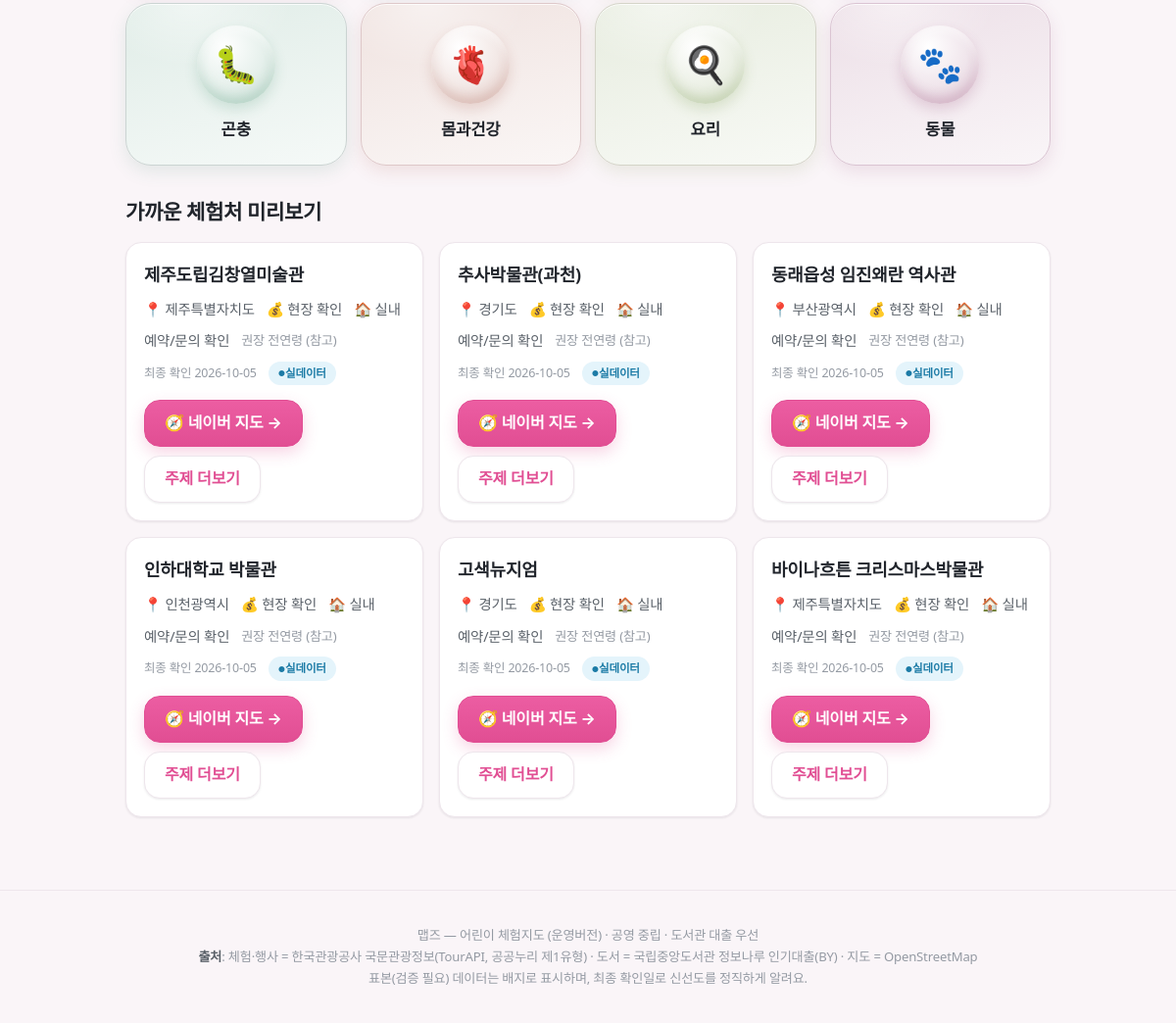
Before: / (lower part) with the older database file.
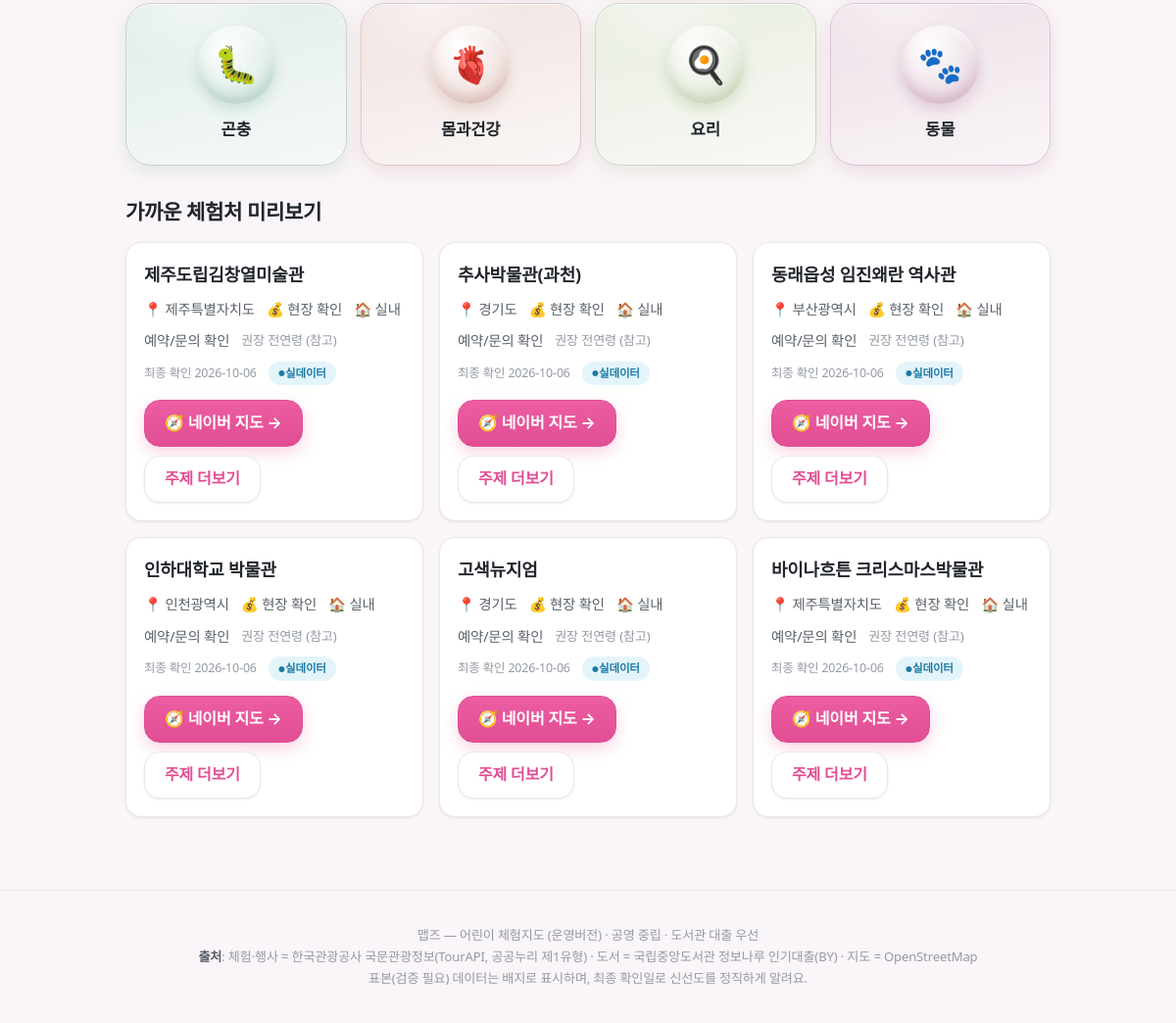
After: the same page with the newer database file.
### tables this page shows
CREATE TABLE experience(id TEXT PRIMARY KEY, name TEXT, type TEXT, topic_tags TEXT,
  verb_tags TEXT, lat REAL, lng REAL, region TEXT, period_start TEXT, period_end TEXT,
  hours TEXT, age_note TEXT, duration_min INT, cost TEXT, reservation_url TEXT,
  indoor INT, parking TEXT, stroller TEXT, crowd_note TEXT, related_books TEXT,
  tel TEXT, image TEXT, source TEXT, is_seed INT, last_verified TEXT, status TEXT);

### app/main.py (the view)
@app.get("/", response_class=HTMLResponse)
def page_search(request: Request, q: str = "", indoor: int = 0, free: int = 0, region: str = "", week: int = 0):
    af = bool(q or indoor or free or region or week)
    if af:
        d = api_search(q=q, indoor=indoor, free=free, region=region); results = d["results"]
        if week: results = [x for x in results if x["type"] == "상설시설" or (x["period_start"] and x["period_start"] <= _plus_days(7))]
    else: results = []
    con = db(); preview = [exp_row(r) for r in con.execute(f"SELECT * FROM experience WHERE {FRESH} AND type='상설시설' LIMIT 6", (today(),))]; con.close()
    return templates.TemplateResponse(request, "search.html", {"topics": [TOPICS[t] for t in TOPICS], "results": results,
        "query": q, "f": {"indoor": indoor, "free": free, "region": region, "week": week}, "active_filter": af,
        "preview": preview, "today": today(), "active": "search"})

### app/templates/search.html (shortened to what this page needs)
{% extends "base.html" %}
{% import "macros.html" as m %}
{% block content %}
<div class="tiles">
{% for t in topics %}
<a class="tile" href="/topic/{{ t.id }}" style="--tc:{{ t.color }}"><span class="emoji">{{ t.emoji }}</span><span class="label">{{ t.name }}</span></a>
{% endfor %}
</div>
{% if active_filter %}
<h2 class="section-title">{% if query %}"{{ query }}" {% endif %}검색 결과 ({{ results|length }}건)
{% if f.indoor or f.free or f.week or f.region %}<span class="age"> · 필터: {{ '실내 ' if f.indoor }}{{ '무료 ' if f.free }}{{ '이번주 ' if f.week }}{{ f.region }}</span>{% endif %}</h2>
<div class="cards">
{% for x in results %}{{ m.exp_card(x) }}{% endfor %}
{% if results|length == 0 %}<p class="hint">딱 맞는 곳이 없어요. 위 그림 타일에서 둘러보는 건 어때요?</p>{% endif %}
</div>
{% else %}
<h2 class="section-title">가까운 체험처 미리보기</h2>
<div class="cards">{% for x in preview %}{{ m.exp_card(x) }}{% endfor %}</div>
{% endif %}
{% endblock %}

### app/templates/macros.html (shortened to what this page needs)
{% macro seed_badge(is_seed) -%}
{% if is_seed %}<span class="badge-seed">표본(검증 필요)</span>{% else %}<span class="badge-live">실데이터</span>{% endif %}
{%- endmacro %}
{% macro exp_card(x) -%}
<article class="card">
<h3>{{ x.name }}</h3>
<div class="meta"><span>📍 {{ x.region }}</span><span>💰 {{ x.cost or '현장 확인' }}</span>
<span>{{ '🏠 실내' if x.indoor else '🌳 야외' }}</span>{% if x.tel %}<span>📞 {{ x.tel }}</span>{% endif %}</div>
<div class="meta"><span>{{ '예약/문의 확인' if not x.tel else '전화 문의 가능' }}</span>
<span class="age">권장 {{ x.age_note or '전연령' }} (참고)</span></div>
<div class="meta"><span class="verified">최종 확인 {{ x.last_verified }}</span> {{ seed_badge(x.is_seed) }}</div>
<div class="cta-row"><a class="btn" href="{{ x.maplink }}" target="_blank" rel="noopener">🧭 네이버 지도 →</a>
<a class="btn ghost" href="/topic/{{ x.topic_tags[0] }}">주제 더보기</a></div>
</article>
{%- endmacro %}

Changed rows visible on the page:
changed experience "제주도립김창열미술관": last_verified "2026-10-05" → "2026-10-06"
changed experience "추사박물관(과천)": last_verified "2026-10-05" → "2026-10-06"
changed experience "동래읍성 임진왜란 역사관": last_verified "2026-10-05" → "2026-10-06"
changed experience "인하대학교 박물관": last_verified "2026-10-05" → "2026-10-06"
changed experience "고색뉴지엄": last_verified "2026-10-05" → "2026-10-06"
changed experience "바이나흐튼 크리스마스박물관": last_verified "2026-10-05" → "2026-10-06"
